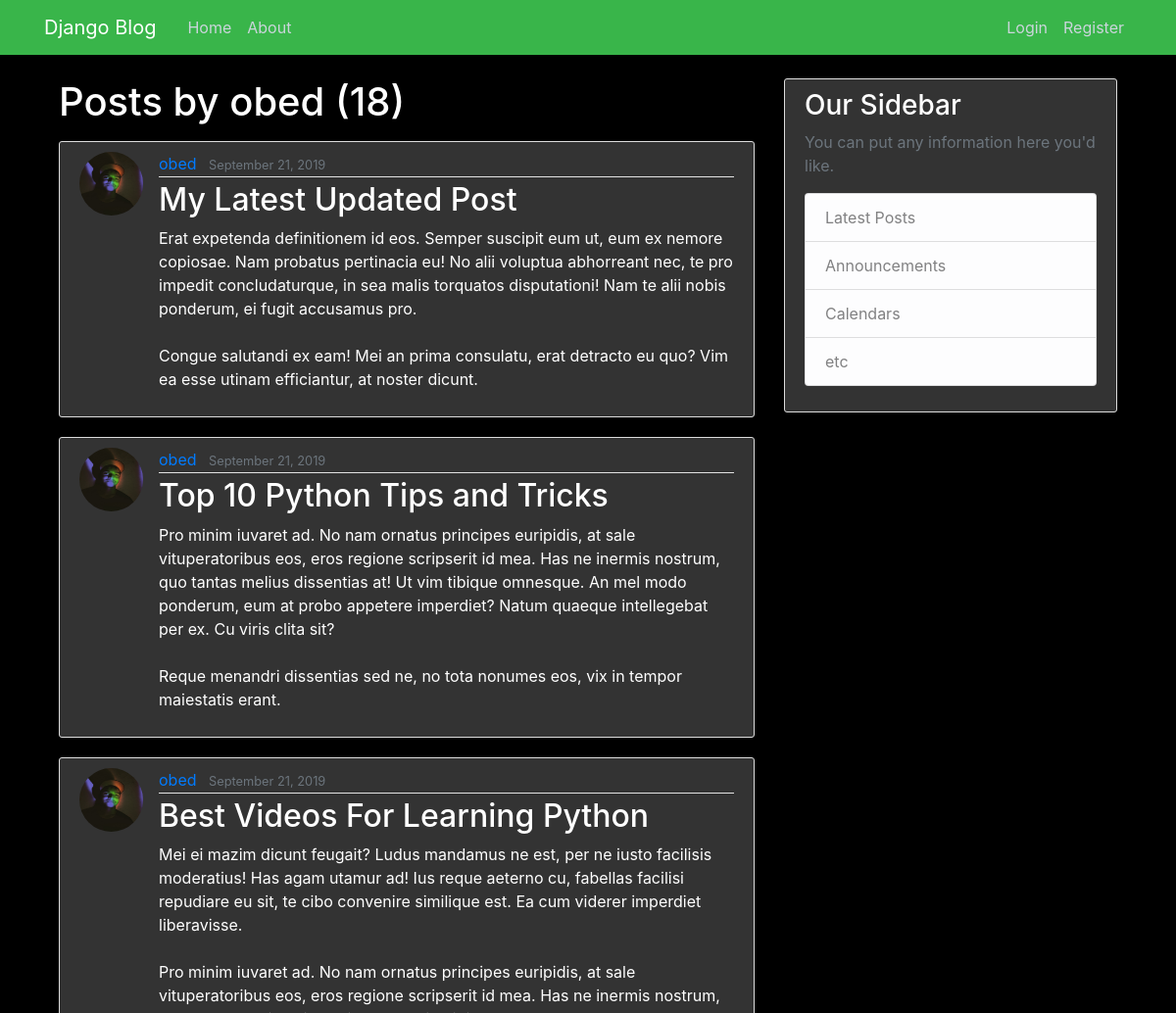
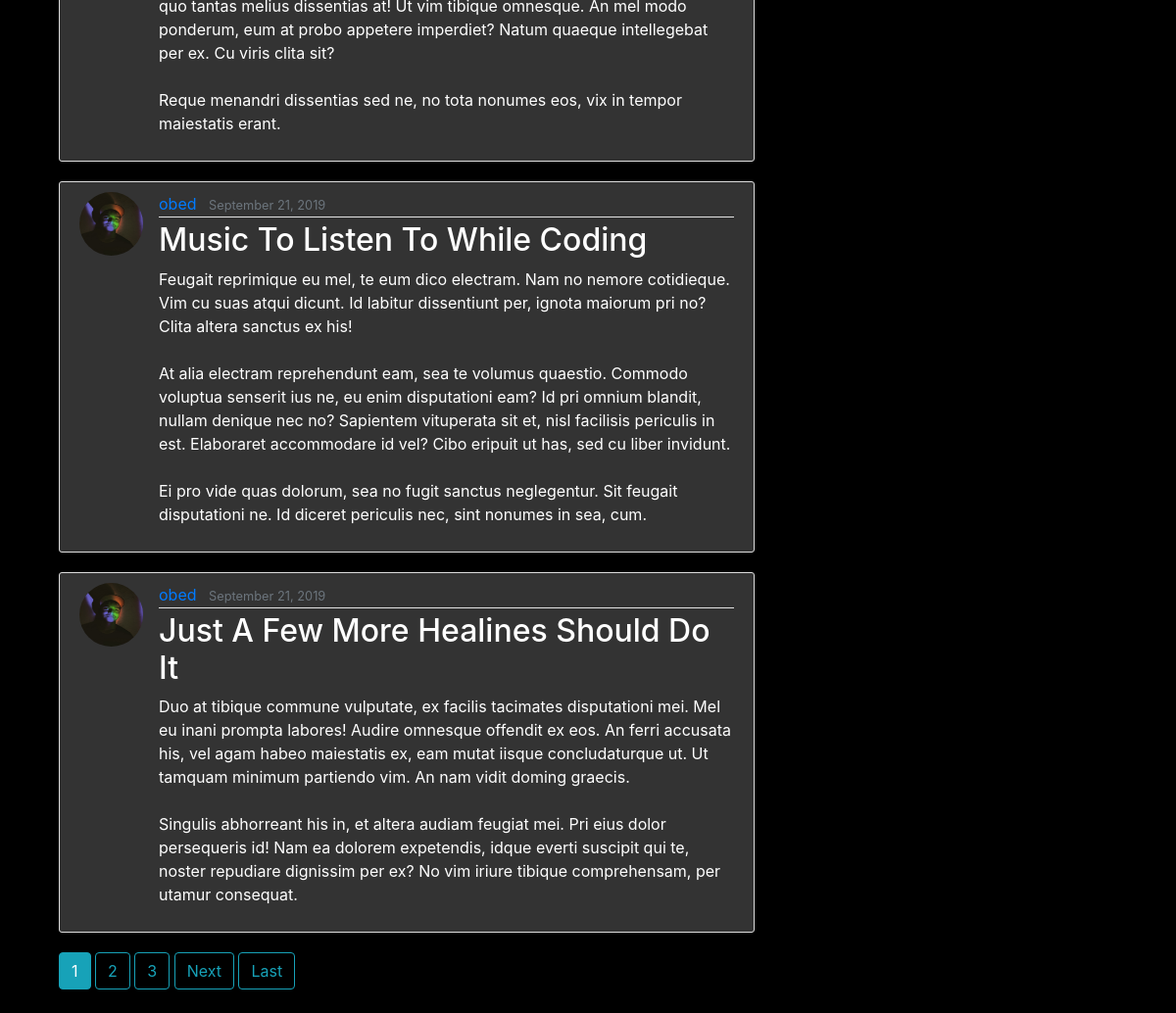
/user/obed, run on the app's committed database (2 pictures, top to bottom).
### blog/models.py (models this page shows, shortened)
class Post (models.Model):
        title = models.CharField(max_length=100)
        content = models.TextField()
        date_posted = models.DateTimeField(default=timezone.now)
        author = models.ForeignKey(User, on_delete=models.CASCADE)

### users/models.py (models this page shows)
class Profile(models.Model):
    user = models.OneToOneField(User, on_delete=models.CASCADE)
    image = models.ImageField(default='default.jpg', upload_to='profile_pics')
    first_name = models.CharField(max_length=15, null=True)

### blog/views.py (the view)
# urls.py: path('user/<str:username>', UserPostListView.as_view(), name='user-posts'),
class UserPostListView(ListView):
    model = Post
    template_name = 'blog/user_posts.html'
    context_object_name = 'posts'
    ordering = ['-date_posted']
    paginate_by = 5
    def get_queryset(self):
        user = get_object_or_404(User, username=self.kwargs.get('username'))
        return Post.objects.filter(author=user).order_by('-date_posted')

### blog/templates/blog/user_posts.html (shortened to what this page needs)
{% extends "blog/base.html" %}
{% block content %}
    <h1 class="mb-3">Posts by {{ view.kwargs.username }} ({{ page_obj.paginator.count }})</h1>
    {% for post in posts %}
        <article class="media content-section">
          <img class="rounded-circle article-img" src="{{ post.author.profile.image.url }}">
          <div class="media-body">
            <div class="article-metadata">
              <a class="mr-2" href="{% url 'user-posts' post.author.username %}">{{ post.author }}</a>
              <small class="text-muted">{{ post.date_posted|date:"F d, Y" }}</small>
            </div>
            <h2><a class="article-title" href="{% url 'post-detail' post.id %}">{{ post.title }}</a></h2>
            <p class="article-content">{{ post.content }}</p>
          </div>
        </article>
    {% endfor %}
    {% if is_paginated %}
      {% for num in page_obj.paginator.page_range %}
        {% if page_obj.number == num %}
          <a class="btn btn-info mb-4" href="?page={{ num }}">{{ num }}</a>
        {% elif num > page_obj.number|add:'-3' and num < page_obj.number|add:'3' %}
          <a class="btn btn-outline-info mb-4" href="?page={{ num }}">{{ num }}</a>
        {% endif %}
      {% endfor %}
      {% if page_obj.has_next %}
        <a class="btn btn-outline-info mb-4" href="?page={{ page_obj.next_page_number }}">Next</a>
        <a class="btn btn-outline-info mb-4" href="?page={{ page_obj.paginator.num_pages }}">Last</a>
      {% endif %}
    {% endif %}
{% endblock content %}

### blog/static/blog/main.css (style rules this page uses)
body { background-color:#000000; color:#ffffff; margin-top: 5rem; }
h1, h2, h3, h4, h5, h6 { color: white; }
.content-section { background: #333; padding: 10px 20px; border: 1px solid #dddddd; border-radius: 3px; margin-bottom: 20px; }
.article-title { color: white; }
.article-content { white-space: pre-line; }
.article-img { height: 65px; width: 65px; margin-right: 16px; }
.article-metadata { padding-bottom: 1px; margin-bottom: 4px; border-bottom: 1px solid #e3e3e3 }

### data on the page
Post: author.profile.image (picture), author "obed", date_posted "September 21, 2019", title "My Latest Updated Post", content "Erat expetenda definitionem id eos. Semper suscipit eum ut, eum ex nemore copiosae. Nam probatus pertinacia eu! No alii voluptua abhorreant nec, te pro impedit concludaturque, in sea malis torquatos disputationi! Nam te alii nobis ponderum, ei fugit accusamus pro. Congue salutandi ex eam! Mei an prima consulatu, erat detracto eu quo? Vim ea esse utinam efficiantur, at noster dicunt."
Post: author.profile.image (picture), author "obed", date_posted "September 21, 2019", title "Top 10 Python Tips and Tricks", content "Pro minim iuvaret ad. No nam ornatus principes euripidis, at sale vituperatoribus eos, eros regione scripserit id mea. Has ne inermis nostrum, quo tantas melius dissentias at! Ut vim tibique omnesque. An mel modo ponderum, eum at probo appetere imperdiet? Natum quaeque intellegebat per ex. Cu viris clita sit? Reque menandri dissentias sed ne, no tota nonumes eos, vix in tempor maiestatis erant."
Post: author.profile.image (picture), author "obed", date_posted "September 21, 2019", title "Best Videos For Learning Python", content "Mei ei mazim dicunt feugait? Ludus mandamus ne est, per ne iusto facilisis moderatius! Has agam utamur ad! Ius reque aeterno cu, fabellas facilisi repudiare eu sit, te cibo convenire similique est. Ea cum viderer imperdiet liberavisse. Pro minim iuvaret ad. No nam ornatus principes euripidis, at sale vituperatoribus eos, eros regione scripserit id mea. Has ne inermis nostrum, quo tantas melius dissentias at! Ut vim tibique omnesque. An mel modo ponderum, eum at probo appetere imperdiet? Natum quaeque intellegebat per ex. Cu viris clita sit? Reque menandri dissentias sed ne, no tota nonumes eos, vix in tempor maiestatis erant."
Post: author.profile.image (picture), author "obed", date_posted "September 21, 2019", title "Music To Listen To While Coding", content "Feugait reprimique eu mel, te eum dico electram. Nam no nemore cotidieque. Vim cu suas atqui dicunt. Id labitur dissentiunt per, ignota maiorum pri no? Clita altera sanctus ex his! At alia electram reprehendunt eam, sea te volumus quaestio. Commodo voluptua senserit ius ne, eu enim disputationi eam? Id pri omnium blandit, nullam denique nec no? Sapientem vituperata sit et, nisl facilisis periculis in est. Elaboraret accommodare id vel? Cibo eripuit ut has, sed cu liber invidunt. Ei pro vide quas dolorum, sea no fugit sanctus neglegentur. Sit feugait disputationi ne. Id diceret periculis nec, sint nonumes in sea, cum."
Post: author.profile.image (picture), author "obed", date_posted "September 21, 2019", title "Just A Few More Healines Should Do It", content "Duo at tibique commune vulputate, ex facilis tacimates disputationi mei. Mel eu inani prompta labores! Audire omnesque offendit ex eos. An ferri accusata his, vel agam habeo maiestatis ex, eam mutat iisque concludaturque ut. Ut tamquam minimum partiendo vim. An nam vidit doming graecis. Singulis abhorreant his in, et altera audiam feugiat mei. Pri eius dolor persequeris id! Nam ea dolorem expetendis, idque everti suscipit qui te, noster repudiare dignissim per ex? No vim iriure tibique comprehensam, per utamur consequat."

### other printed values
{{ view.kwargs.username }} "obed"
{{ page_obj.paginator.count }} "18"
{{ num }} "1"
{{ num }} "2" "3"
